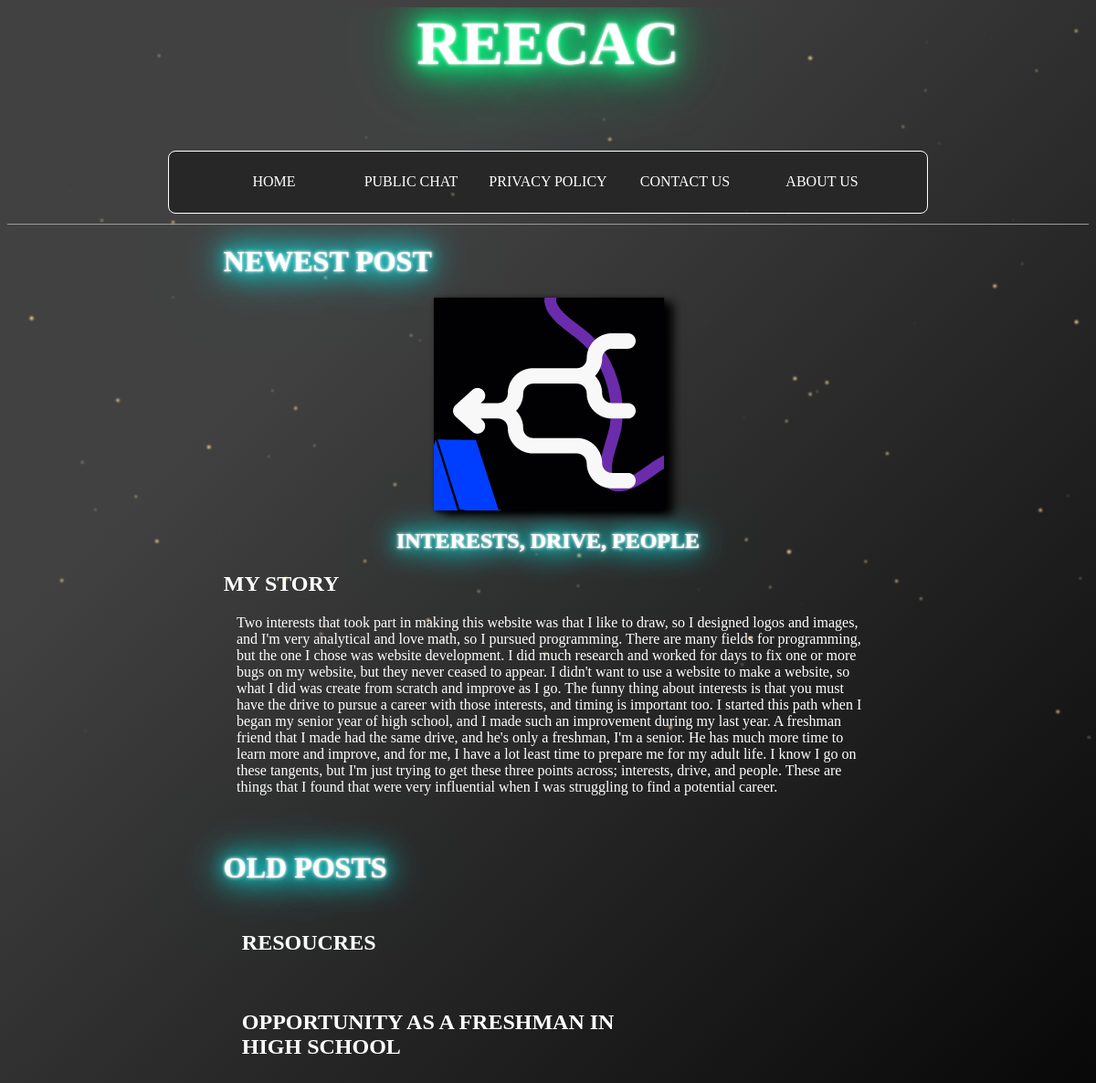
Before: / with the older database file.
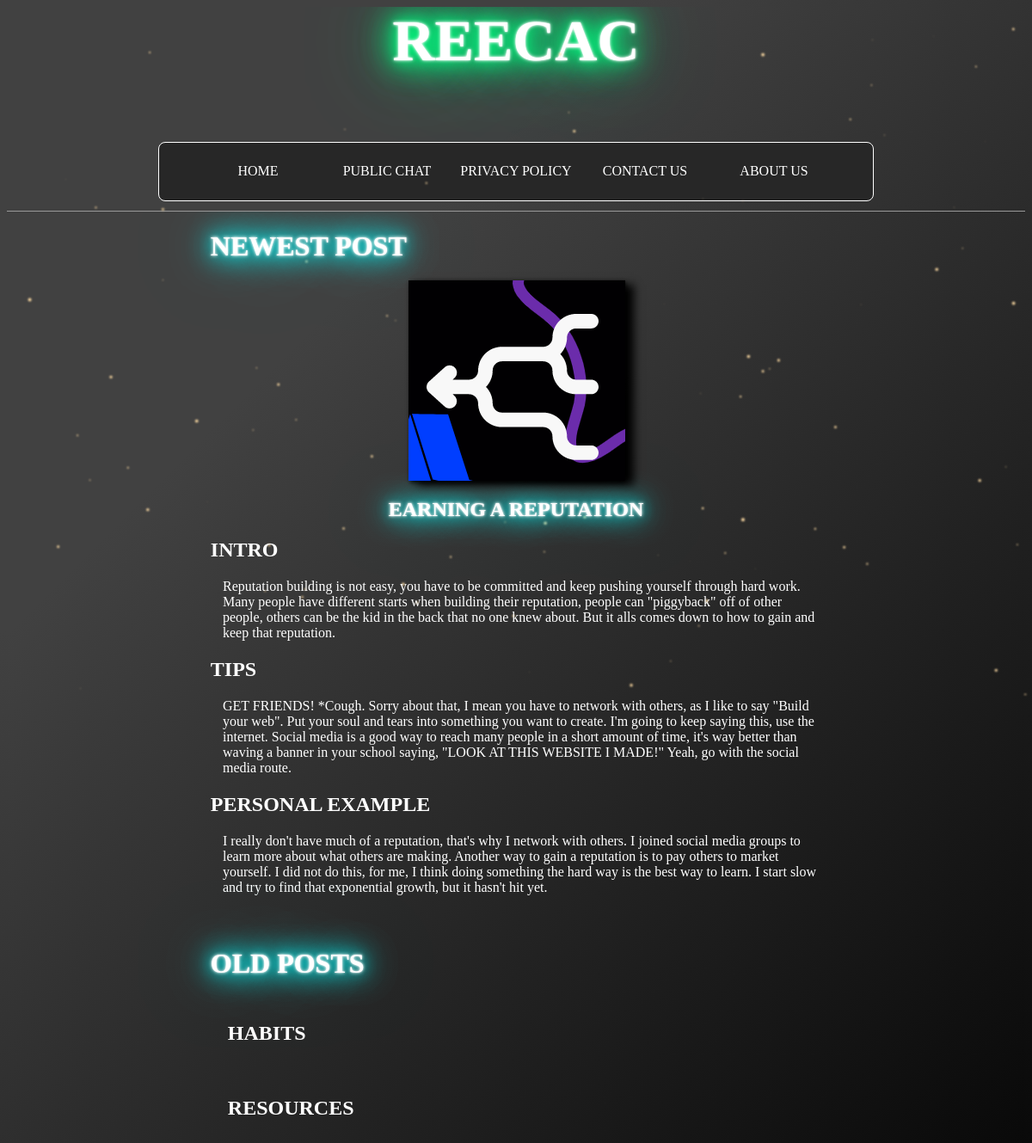
After: the same page with the newer database file.
### blog/models.py (models this page shows, shortened)
class Post(models.Model):
    title = models.CharField(max_length=200)
    author = models.ForeignKey(
        'auth.User',
        on_delete=models.CASCADE,
    )
    img = models.CharField(max_length=60)

class Content(models.Model):
    post = models.ForeignKey(Post, on_delete=models.CASCADE)
    head = models.CharField(max_length=200)
    body = models.TextField()

### blog/views.py (the view)
# urls.py: path('', BlogListView.as_view(), name='home'),
class BlogListView(ListView):
    model = Post
    template_name = 'home.html'

### blog/templates/home.html
{% extends 'base.html' %}
{% load static %}
{% block content %}
<h1 class="blue-neon" style="padding-left:20%;width:40%;padding-right:40%;">
    NEWEST POST
</h1>
{% for post in object_list reversed %}
{% if forloop.first %}
<div class="column-img">
    <div class="container">
    {% with 'img/'|add:post.img|add:'.PNG' as image_static %}
    <img src="{% static image_static %}" style="max-height:50%,max-width:50%;"/>
    {% endwith %}
        </div>
</div>
<div class="column-text">
    <h2 class="blue-neon" style="padding-left:20%;width:60%;padding-right:20%;">{{ post.title }}</h2>
    {% for content in post.content_set.all %}
    <h2 style="color: white;text-align: left;">{{ content.head }}</h2>
    <p style="color:white;text-align: left;padding-left:2%;"> {{ content.body }}</p>
    {% endfor %}
</div>
{% endif %}
{% endfor %}
<div class="column-post">
<h1 class="blue-neon" style="padding-left:20%;width:40%;padding-right:40%;padding-top:2%;">
    OLD POSTS
</h1>
 {% for post in object_list reversed %}
    {% if forloop.first %}
    {% else %}
  <div class="post-entry" style="padding-left: 20%;width: 40%;padding-right: 40%;padding-top: 20px;">
      <h2 class="blog-left"><a href="{% url 'post_detail' post.pk %}">{{ post.title }}</a></h2>
  </div>
    {% endif %}
 {% endfor %}
</div>
{% endblock content %}

### blog/templates/base.html (shortened to what this page needs)
{% load static %}
<html>
<head>
    <link href="{% static 'css/base.css' %}" rel="stylesheet">
    <link href="{% static 'css/effects.css' %}" rel="stylesheet">
    <link rel="stylesheet" href="{% static 'css/fireflies.css' %}">
</head>
<body>
<div id="myHeader">
    <header>
        <h1 class="green-neon">Reecac</h1>
        <div class="main">
            <div class="nav">
                <ol>
                    <li><a href="{% url 'home' %}">Home</a></li>
                    <li><a href="{% url 'chat' %}">Public Chat</a></li>
                    <li><a href="{% url 'policy' %}">Privacy Policy</a></li>
                    <li><a href="{% url 'contact' %}">Contact Us</a></li>
                    <li><a href="{% url 'about' %}">About Us</a></li>
                </ol>
            </div>
        </div>
    </header>
</div>
<div class="scroll" id="style-1">
    <div>
    {% block content %}
    {% endblock content %}
    </div>
</div>
</body>
</html>

### blog/static/css/base.css (style rules this page uses)
html, body { color: white; background-color: #000000; font-family: Candara; background-image: linear-gradient(315deg, #000000 0%, #414141 74%); }
.column-img { -webkit-box-shadow: 2px 2px 5px 0px rgba(0, 0, 0, 1); -moz-box-shadow: 2px 2px 5px 0px rgba(0, 0, 0, 1); box-shadow: 2px 2px 5px 0px rgba(0, 0, 0, 1); display: block; margin-left: auto; margin-right: auto; width: 250; }
.container { width:250; }
.container img { -webkit-box-shadow: 2px 2px 5px 0px rgba(0, 0, 0, 1); -moz-box-shadow: 2px 2px 5px 0px rgba(0, 0, 0, 1); box-shadow: 10px 5px 10px 0px rgba(0, 0, 0, 1); }
.column-text { float: left; text-align:center; width: 60%; padding-left: 20%; padding-right: 20%; }
.column-post { float: left; width: 100%; padding-bottom: 5%; }
h1 { color: white; }
header { border-bottom: 1px solid #999; }
.post-entry { margin-bottom: 2rem; }
.post-entry h2 { margin: 0.5rem 0; }
.post-entry h2 a, .post-entry h2 a:visited { color: white; text-decoration: none; }
.blog-left { padding-left: 20px; }
.main { padding-top: 2rem; display: flex; justify-content: center; align-items: center; width: 100%; padding-bottom: 1%; }
.nav { background-color: rgb(39, 39, 39); border-radius: 8px; overflow: hidden; border: 0.5px solid white; }
.nav ol { display: flex; list-style: none; position: relative; padding-inline-end: 40px; }
.nav a { display: flex; justify-content: center; align-items: center; width: 150px; height: 35px; text-decoration: none; color: white; text-transform: uppercase; }

### staticfiles/css/effects.css (style rules this page uses)
.blue-neon { color: #fff; text-shadow: 0 0 2px #fff, 0 0 4px #fff, 0 0 16px #0ff, 0 0 32px #0ff, 0 0 42px #0ff, 0 0 52px #0ff, 0 0 102px #0ff; }
.green-neon { text-align: center; font-size: 68px; text-transform: uppercase; color: #fff; text-shadow: 0 0 2px #fff, 0 0 4px #fff, 0 0 16px #00ff80, 0 0 32px #00ff80, 0 0 42px #00ff80, 0 0 52px #00ff80, 0 0 102px #00ff80; }

### blog/static/css/fireflies.css (style rules this page uses)
html, body { overflow:hidden; background-color: #000000; background-image: linear-gradient(315deg, #000000 0%, #414141 74%); }
.scroll { height: 70%; position:relative; overflow-y: scroll; }

Changed rows visible on the page:
removed Post: title "INTERESTS, DRIVE, PEOPLE", shown under "NEWEST POST"
removed Content: head "MY STORY", body "Two interests that took part in making this website was that I like to draw, so I designed logos and images, and I'm very analytical and love math, so I pursued programming. There are many fields for programming, but the one I chose was website development. I did much research and worked for days to fix one or more bugs on my website, but they never ceased to appear. I didn't want to use a website to make a website, so what I did was create from scratch and improve as I go. The funny thing about interests is that you must have the drive to pursue a career with those interests, and timing is important too. I started this path when I began my senior year of high school, and I made such an…", shown under "INTERESTS, DRIVE, PEOPLE"
removed Post: title "RESOUCRES", shown under "OLD POSTS"
removed Post: title "OPPORTUNITY AS A FRESHMAN IN HIGH SCHOOL", shown under "OLD POSTS"
added Post: title "EARNING A REPUTATION", shown under "NEWEST POST"
added Content: head "INTRO", body "Reputation building is not easy, you have to be committed and keep pushing yourself through hard work. Many people have different starts when building their reputation, people can \"piggyback\" off of other people, others can be the kid in the back that no one knew about. But it alls comes down to how to gain and keep that reputation.", shown under "EARNING A REPUTATION"
added Content: head "TIPS", body "GET FRIENDS! *Cough. Sorry about that, I mean you have to network with others, as I like to say \"Build your web\". Put your soul and tears into something you want to create. I'm going to keep saying this, use the internet. Social media is a good way to reach many people in a short amount of time, it's way better than waving a banner in your school saying, \"LOOK AT THIS WEBSITE I MADE!\" Yeah, go with the social media route.", shown under "EARNING A REPUTATION"
added Content: head "PERSONAL EXAMPLE", body "I really don't have much of a reputation, that's why I network with others. I joined social media groups to learn more about what others are making. Another way to gain a reputation is to pay others to market yourself. I did not do this, for me, I think doing something the hard way is the best way to learn. I start slow and try to find that exponential growth, but it hasn't hit yet.", shown under "EARNING A REPUTATION"
added Post: title "HABITS", shown under "OLD POSTS"
added Post: title "RESOURCES", shown under "OLD POSTS"
